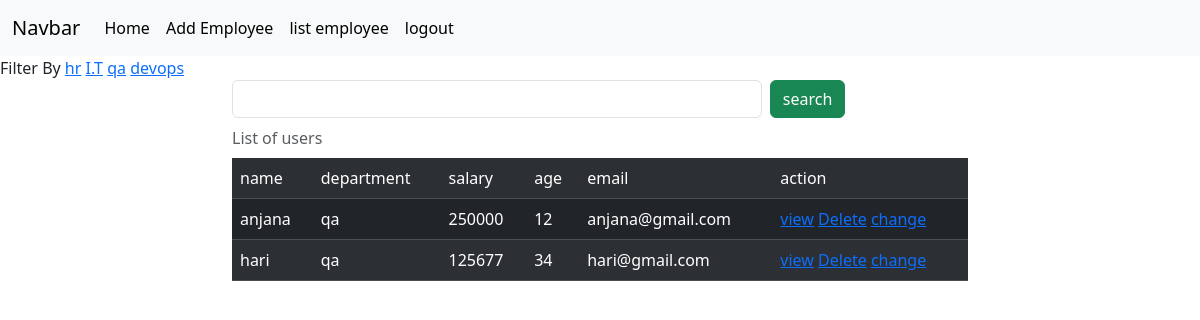
Page /employees/all?department=qa (signed in) on the committed database.
### crm/models.py (models this page shows, shortened)
class Employees(models.Model):
    name=models.CharField(max_length=200)
    department=models.CharField(max_length=200)
    salary=models.PositiveIntegerField()
    email=models.EmailField(unique=True)
    age=models.PositiveIntegerField()
    contact=models.CharField(null=True ,max_length=200)
    image=models.ImageField(upload_to="images",null=True,blank=True)
    dob=models.DateField(null=True,blank=True)

### crm/views.py (the view, shortened to what this page needs)
# urls.py: path("employees/all",views.EmployeeListView.as_view(),name="emp-list"),
@method_decorator(signin_required,name="dispatch")
class EmployeeListView(View):
    def get(self,request,*args,**kwargs):
         qs=Employees.objects.all()
         departments=Employees.objects.all().values_list("department",flat=True).distinct()
         print(departments)
         if "department" in request.GET:
             dept=request.GET.get("department")
             qs=qs.filter(department__iexact=dept)
         return render(request,"emp_list.html",{"data":qs,"departments":departments})

### crm/views.py (called while the page is built)
def signin_required(fn):
    def wrapper(request,*args,**kwargs):
        if not request.user.is_authenticated:
            messages.error(request,"invalid session")
            return redirect("sign-in")
        else:
            return fn(request,*args,**kwargs)
    return wrapper

### crm/templates/emp_list.html (shortened to what this page needs)
{%extends 'base.html'%}
{%block body_block%}
<div>
Filter By
 {% for dep in departments%}
 <a href="{%url 'emp-list'%}?department={{dep}}">{{dep}}</a>
 {%endfor%}
</div>
<div class="container">
    <div class="row">
        <div class="col-2"></div>
        <div class="col-8">
            <form action="" method="post">
                <div class="d-flex">
                <input type="text" name="box" class="form-control me-2">
                <button type="submit" class="btn btn-success">search</button>
            </form>
        </div>
        <div class="col-2"></div>
    </div>
</div>
<div class="container">
    <div class="row">
        <div class="col-2"></div>
        <div class="col-8">
            <table class="table table table-dark table-striped caption-top">
                <caption>List of users</caption>
                <tr>
                    <td>name</td>
                    <td>department</td>
                    <td>salary</td>
                    <td>age</td>
                    <td>email</td>
                    <td>action</td>
                </tr>
                {%for emp in data%}
                <tr>
                  <td>{{emp.name}}</td>
                  <td>{{emp.department}}</td>
                  <td>{{emp.salary}}</td>
                  <td>{{emp.age}}</td>
                  <td>{{emp.email}}</td>
                  <td>
                    <a href="{%url 'emp-detail' emp.id%}">view</a>
                    <a href="{%url 'emp-delete' emp.id%}">Delete</a>
                    <a href="{%url 'emp-edit' emp.id%}">change</a>
                  </td>
                </tr>
                {%endfor%}
            </table>
        </div>
        <div class="col-2"></div>
    </div>
</div>
{%endblock%}

### rows in the picture
Employees: name "anjana", department "qa", salary "250000", age "12", email "anjana@gmail.com"
Employees: name "hari", department "qa", salary "125677", age "34", email "hari@gmail.com"

### other values in the picture
{{ dep }} "hr" "I.T" "qa" "devops"
